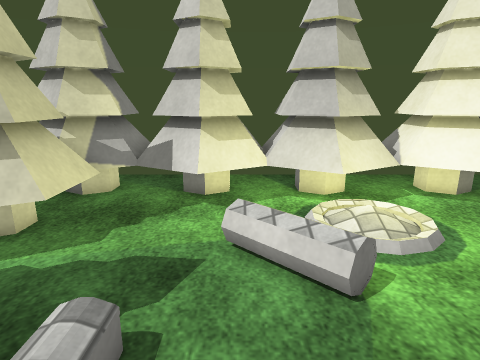
[1] (above)

17 first-person views from a walk through a scene from a Unity 3-D project. The camera is 1.5 m above the floor, tilts 14° down and sees 75° across. The floor is counted in squares, 0.5 m on a side. Each view is taken from the middle of a square. On the plan, view 1 faces up. The plan holds only what a view shows up to about 20 squares ahead; the rest is blank. The place goes on beyond the plan. The player character is not drawn. Some animated figures are not drawn. Some surface patterns are stand-ins.

[2]
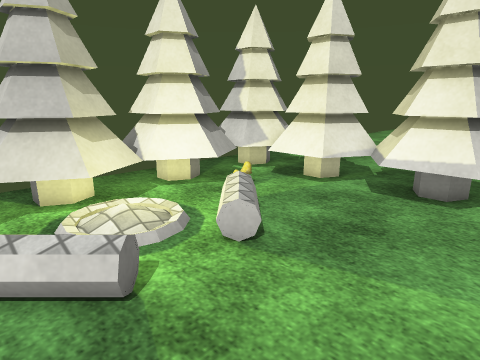

[3]
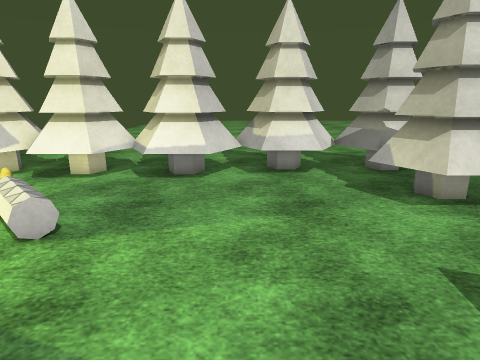

[4]
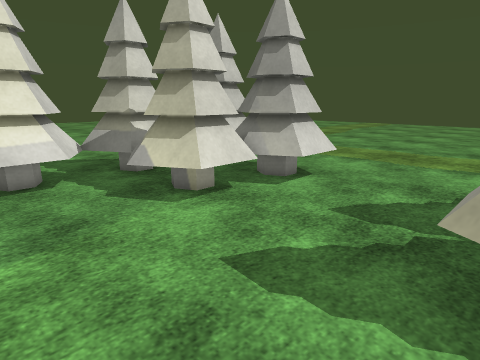

[5]
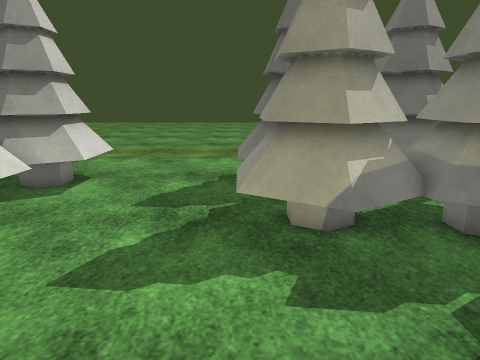

[6]
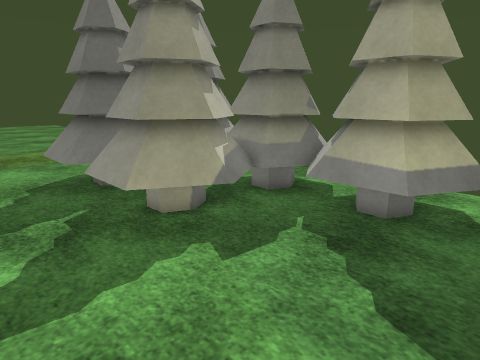

[7]
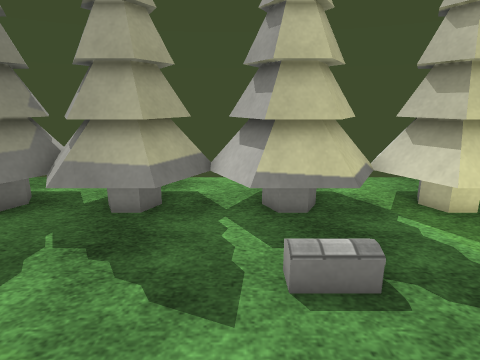

[8]
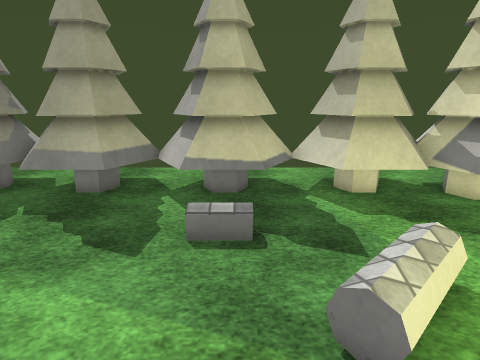

[9]
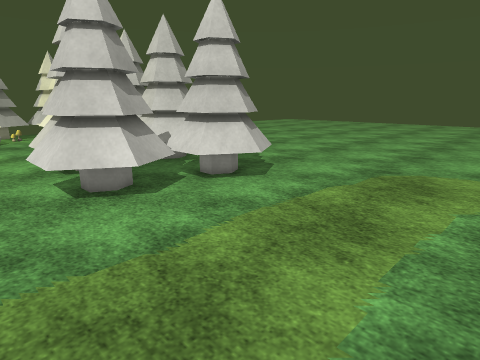

[10]
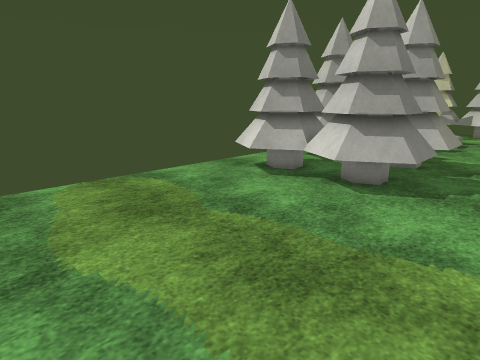

[11]
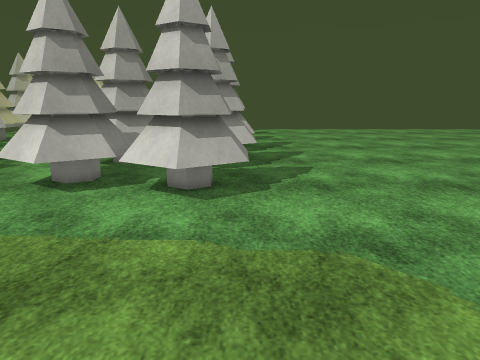

[12]
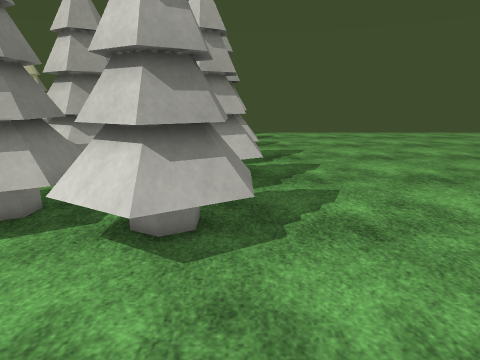

[13]
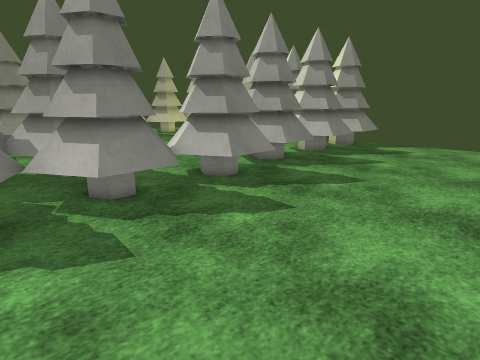

[14]
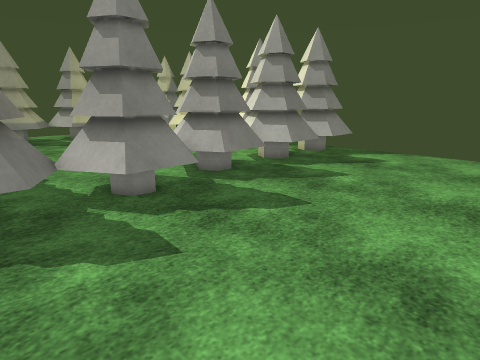

[15]
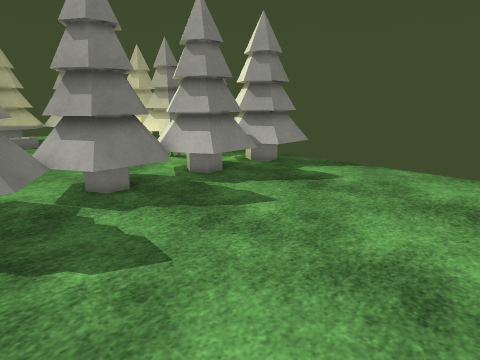

[16]
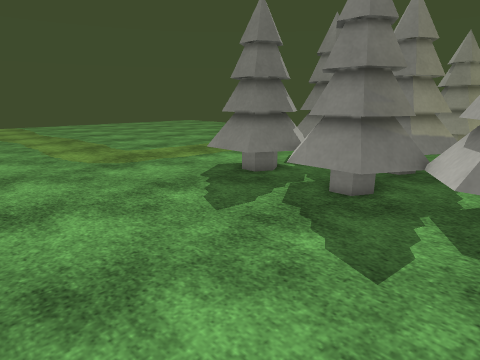

[17]
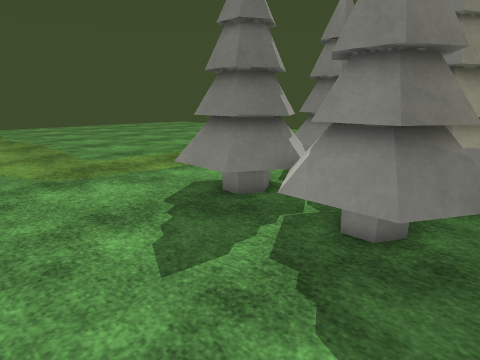

### Floor plan
Key: @ floor where view 1 was taken; . main floor; : floor 0.25 m higher than the main floor; = window, fence, low wall or low ledge; T tree; O other object.
Columns run from 9 left of view 1 to 23 right of it. Each row starts with its distance up from view 1.
 13           =
 12 ..   TT   T   TT   T  TT.......
 11 .. TTTTT TTT TTTT  TTTTT........
 10 ..TTTTTTTTTTTTTTTTTTTTTT........
  9    TTTTTTTTTTTTTTTTTTTTT........
  8    TTT..T...T...T..TTTTT........
  7   TTTT......:......TTTTT........
  6   TTTT...OO....O...TTTTT........
  5    TT.....OO..O....TTTTT........
  4    TTT.............TTTTT.........
  3    TTT.O...........TTTTT.........
  2    TTT.O...........TTTTT.........
  1    TTT.............TTTTT........
  0    TT....@..........TTTT.........
 -1   TTTT..............TTTTT........
 -2   TTTT..............TTTTT........
 -3    TTT..............TTTTT........
 -4    TTT.T.........T..TTTT.........
 -5  TTTTTTTTT......TTTTTTTT.........
 -6   TTTTTTTT.....TTTTTTTTTT........
 -7   TTTTTTTT.....TTTTTTTTTT........
 -8    T   TTT.....TTTTTTTTTT........
 -9   TTT   TT.....TTTT..TTT.........
-10   TTTTTTTT....TTTTTTTTTT.........
-11   TTTTTTTT....TTTTTTTTTT.........
-12 .TTTTTTTTT....TTTTTTTTTT.........
-13 ..TTT.TTT......TTT.TTTTT........
-14 ....................TTT..........
-15 .................................
-16 .................................
-17 .................................
-18 .................................
-19 .................................
-20 ................................
-21 ...............................
-22 .......... ...  ..............
-23       .... ...      ..........
-24                      .........

Where each view was taken, in squares from view 1:
view 1: 0 up, 0 right, facing up
view 2: 0 up, 0 right, facing up-right
view 3: 0 up, 2 left, facing right
view 4: 0 up, 1 left, facing down-right
view 5: 1 up, 0 right, facing down
view 6: 1 up, 3 right, facing down-left
view 7: 1 up, 3 right, facing left
view 8: 3 up, 5 right, facing left
view 9: 22 down, 3 right, facing up-right
view 10: 23 down, 3 right, facing up-left
view 11: 23 down, 14 right, facing up
view 12: 19 down, 14 right, facing up
view 13: 11 down, 23 right, facing up-left
view 14: 7 down, 23 right, facing up-left
view 15: 2 down, 23 right, facing up-left
view 16: 2 down, 23 right, facing down-left
view 17: 4 down, 20 right, facing down-left
